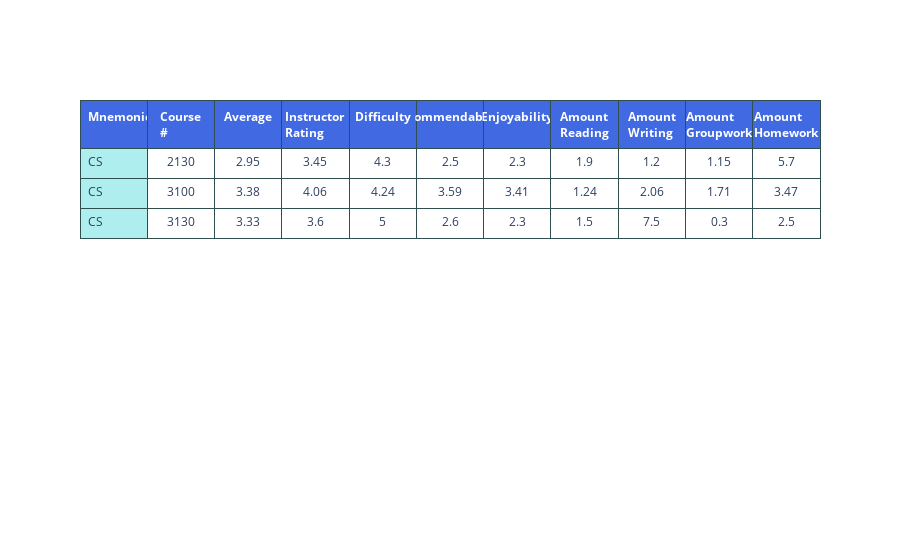

Here is the notebook cell this chart was saved with:
### Code cell
# making the table in plotly
# source: https://plotly.com/python/table/

new_course_components_to_agg = {
    **course_components_to_agg,
    "course_number": "Course #",
    "mnemonic": "Mnemonic",
}


def get_cells(course_data: pd.DataFrame) -> List[List[any]]:
    """
    Gets the cells in the data table
    """
    return course_data.round(2).to_numpy().transpose().tolist()


pretty_column_names = list(
    map(
        lambda col: f"<b>{new_course_components_to_agg.get(col, col).replace(' ', '<br>')}</b><br>",
        specific_data.columns.to_list(),
    )
)

table = go.Figure(
    data=[
        go.Table(
            header=dict(
                values=pretty_column_names,
                line_color="darkslategray",
                fill_color="royalblue",
                align=["left", "center"],
                font=dict(color="white", size=12),
                height=40,
            ),
            cells=dict(
                values=get_cells(specific_data),
                line_color="darkslategray",
                fill=dict(color=["paleturquoise", "white"]),
                align=["left", "center"],
                font_size=12,
                height=30,
            ),
        )
    ]
)

table  # note: I am pretty happy with this. I would like to add more interactivity here.

### Figure 1 — Plotly figure (JSON) as saved in the notebook; plotly's stock layout.template omitted (floating-point values rounded to 4 significant figures)
{"data": [{"cells": {"align": ["left", "center"], "fill": {"color": ["paleturquoise", "white"]}, "font": {"size": 12}, "height": 30, "line": {"color": "darkslategray"}, "values": [["CS", "CS", "CS"], [2130, 3100, 3130], [2.95, 3.38, 3.33], [3.45, 4.06, 3.6], [4.3, 4.24, 5], [2.5, 3.59, 2.6], [2.3, 3.41, 2.3], [1.9, 1.24, 1.5], [1.2, 2.06, 7.5], [1.15, 1.71, 0.3], [5.7, 3.47, 2.5]]}, "header": {"align": ["left", "center"], "fill": {"color": "royalblue"}, "font": {"color": "white", "size": 12}, "height": 40, "line": {"color": "darkslategray"}, "values": ["<b>Mnemonic</b><br>", "<b>Course<br>#</b><br>", "<b>Average</b><br>", "<b>Instructor<br>Rating</b><br>", "<b>Difficulty</b><br>", "<b>Recommendability</b><br>", "<b>Enjoyability</b><br>", "<b>Amount<br>Reading</b><br>", "<b>Amount<br>Writing</b><br>", "<b>Amount<br>Groupwork</b><br>", "<b>Amount<br>Homework</b><br>"]}, "type": "table"}], "layout": {}}
